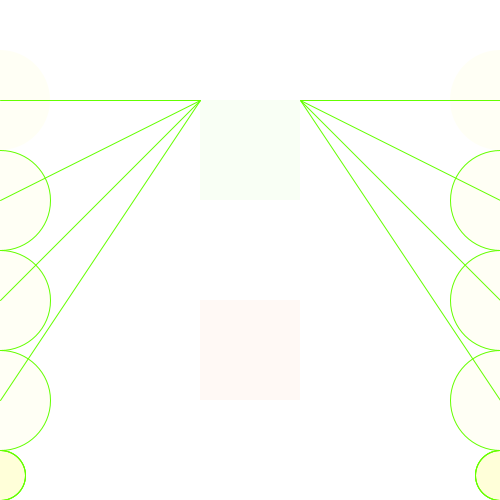
Frame 1 (no input)
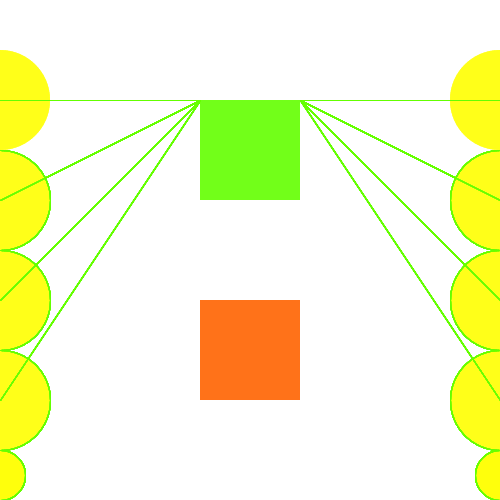
Frame 60 (the mouse pressed at the canvas centre just before this capture)
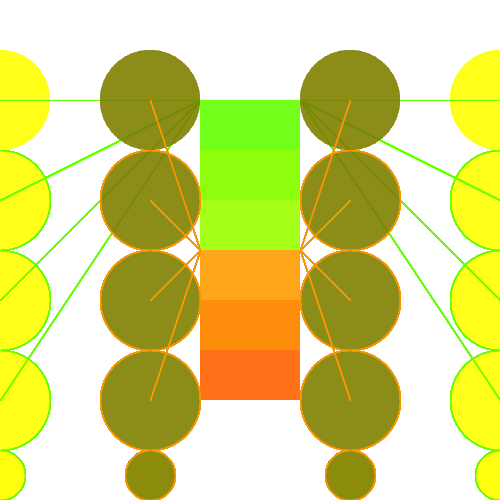
Frame 120 (the mouse held since frame 60 and released just before this capture)

The Processing sketch that drew these frames (run headless with seeded random() and noise(); from frame 60 on, the mouse is pressed at the canvas centre):

// Processing sketch: processing_136436
// ── processing_136436.pde

void setup() {
  size (500, 500);
  background (255);
}

void draw() {  
noStroke ();




int c1 = round(map(mouseX, 0, height, 255, 0));
int c2 = round(map(mouseY, 0, height, 255, 0));
int y1 = round(map(mouseY, 0, height, 100, 400));
int y2 = round(map(mouseY, 0, height, 300, 0));
fill(y1,y2,0,10);
rect (200, y1, 100, 100);
fill(y2,y1,0,10);
rect (200, y2, 100, 100);

fill(c2,c1,0,10);
for (int h = 100; h < height; h+=100){
ellipse (y1-100, h, 100, 100);
ellipse (y2+200, h, 100, 100);

ellipse (y1-100, 475, 50, 50);
ellipse (y2+200, 475, 50, 50);


stroke (y1,y2,0);
line (200, y1, y1-100,h);
line (300, y1, y2+200,h);

}
}
